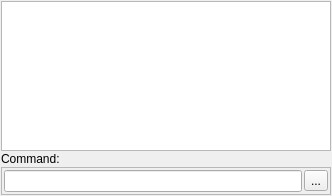
<?xml version="1.0" encoding="UTF-8"?>
<ui version="4.0">
 <class>QG_CommandWidget</class>
 <widget class="QWidget" name="QG_CommandWidget">
  <property name="geometry">
   <rect>
    <x>0</x>
    <y>0</y>
    <width>332</width>
    <height>196</height>
   </rect>
  </property>
  <property name="windowTitle">
   <string>Command Line</string>
  </property>
  <layout class="QVBoxLayout">
   <property name="spacing">
    <number>1</number>
   </property>
   <property name="leftMargin">
    <number>1</number>
   </property>
   <property name="topMargin">
    <number>1</number>
   </property>
   <property name="rightMargin">
    <number>1</number>
   </property>
   <property name="bottomMargin">
    <number>1</number>
   </property>
   <item>
    <widget class="QG_CommandHistory" name="teHistory">
     <property name="minimumSize">
      <size>
       <width>0</width>
       <height>23</height>
      </size>
     </property>
     <property name="focusPolicy">
      <enum>Qt::NoFocus</enum>
     </property>
     <property name="toolTip">
      <string>Command history and output</string>
     </property>
     <property name="lineWidth">
      <number>0</number>
     </property>
     <property name="horizontalScrollBarPolicy">
      <enum>Qt::ScrollBarAlwaysOff</enum>
     </property>
     <property name="documentTitle">
      <string notr="true"/>
     </property>
     <property name="undoRedoEnabled">
      <bool>false</bool>
     </property>
     <property name="readOnly">
      <bool>true</bool>
     </property>
     <property name="html">
      <string notr="true">&lt;!DOCTYPE HTML PUBLIC &quot;-//W3C//DTD HTML 4.0//EN&quot; &quot;http://www.w3.org/TR/REC-html40/strict.dtd&quot;&gt;
&lt;html&gt;&lt;head&gt;&lt;meta name=&quot;qrichtext&quot; content=&quot;1&quot; /&gt;&lt;style type=&quot;text/css&quot;&gt;
p, li { white-space: pre-wrap; }
&lt;/style&gt;&lt;/head&gt;&lt;body style=&quot; font-family:'.SF NS Text'; font-size:13pt; font-weight:400; font-style:normal;&quot;&gt;
&lt;p style=&quot;-qt-paragraph-type:empty; margin-top:0px; margin-bottom:0px; margin-left:0px; margin-right:0px; -qt-block-indent:0; text-indent:0px; font-family:'Sans'; font-size:10pt;&quot;&gt;&lt;br /&gt;&lt;/p&gt;&lt;/body&gt;&lt;/html&gt;</string>
     </property>
     <property name="acceptRichText">
      <bool>false</bool>
     </property>
     <property name="linkUnderline" stdset="0">
      <bool>false</bool>
     </property>
    </widget>
   </item>
   <item>
    <widget class="QLabel" name="lCommand">
     <property name="text">
      <string>Command:</string>
     </property>
     <property name="wordWrap">
      <bool>false</bool>
     </property>
    </widget>
   </item>
   <item>
    <widget class="QFrame" name="frame">
     <property name="frameShape">
      <enum>QFrame::StyledPanel</enum>
     </property>
     <property name="frameShadow">
      <enum>QFrame::Raised</enum>
     </property>
     <layout class="QHBoxLayout" name="horizontalLayout">
      <property name="spacing">
       <number>2</number>
      </property>
      <property name="leftMargin">
       <number>2</number>
      </property>
      <property name="topMargin">
       <number>2</number>
      </property>
      <property name="rightMargin">
       <number>2</number>
      </property>
      <property name="bottomMargin">
       <number>2</number>
      </property>
      <item>
       <widget class="QG_CommandEdit" name="leCommand"/>
      </item>
      <item>
       <widget class="QToolButton" name="options_button">
        <property name="text">
         <string>...</string>
        </property>
        <property name="icon">
         <iconset resource="../../../res/icons/icons.qrc">
          <normaloff>:/icons/options.svg</normaloff>:/icons/options.svg</iconset>
        </property>
        <property name="iconSize">
         <size>
          <width>12</width>
          <height>12</height>
         </size>
        </property>
        <property name="popupMode">
         <enum>QToolButton::InstantPopup</enum>
        </property>
        <property name="toolButtonStyle">
         <enum>Qt::ToolButtonIconOnly</enum>
        </property>
       </widget>
      </item>
     </layout>
    </widget>
   </item>
  </layout>
 </widget>
 <layoutdefault spacing="6" margin="11"/>
 <customwidgets>
  <customwidget>
   <class>QG_CommandHistory</class>
   <extends>QTextEdit</extends>
   <header>qg_commandhistory.h</header>
  </customwidget>
  <customwidget>
   <class>QG_CommandEdit</class>
   <extends>QLineEdit</extends>
   <header>qg_commandedit.h</header>
  </customwidget>
 </customwidgets>
 <resources>
  <include location="../../../res/icons/icons.qrc"/>
 </resources>
 <connections/>
</ui>
